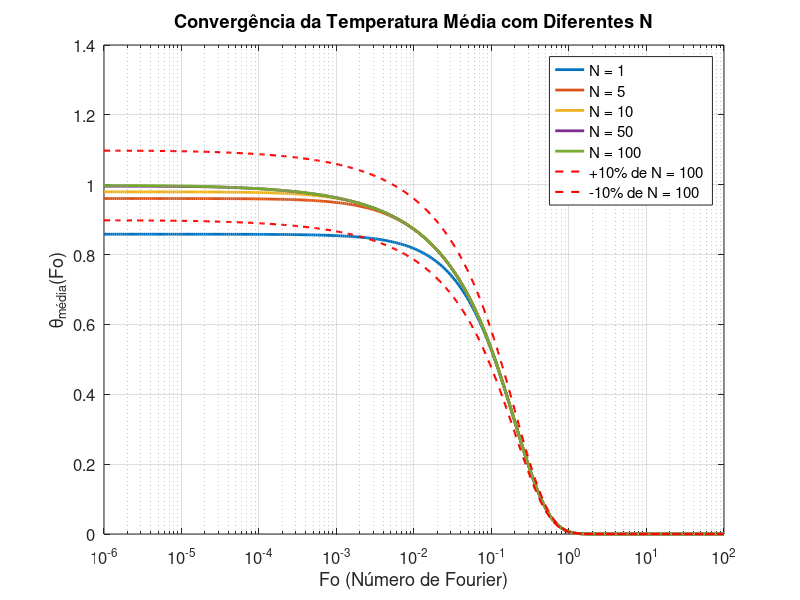

MATLAB code for this plot:
clc; clear; close all;

% Parâmetros fixos
Bi = 1.67;
Fo_vals = logspace(-6, 2 , 300); % ESCALA LOG no tempo
N_values = [1, 5, 10, 50, 100];  % Número de termos

% Função transcendental para autovalores
f = @(mu) mu .* cot(mu) + Bi;

% Pré-calcular autovalores (mu) e coeficientes (Ai)
maxN = max(N_values);
mu = zeros(1, maxN);
Ai = zeros(1, maxN);

for i = 1:maxN
    a = (i-1)*pi + 0.001;
    b = i*pi - 0.001;
    mu(i) = fzero(f, [a, b]);
end

for i = 1:maxN
    num = 2 * (mu(i)^2 + Bi^2) * (1 - cos(mu(i)));
    den = (mu(i)^2 + Bi^2 + Bi) * mu(i);
    Ai(i) = num / den;
end

% Matriz para armazenar a temperatura média para cada N
TempMedia_all = zeros(length(Fo_vals), length(N_values));

% Calcular temperatura média para cada N
for p = 1:length(N_values)
    N = N_values(p);
    TempMedia = zeros(size(Fo_vals));

    for k = 1:N
        TempMedia = TempMedia + ...
            2 * (mu(k)^2 + Bi^2) * (1 - cos(mu(k)))^2 .* exp(-mu(k)^2 * Fo_vals) ...
            / ((mu(k)^2 + Bi^2 + Bi) * mu(k)^2);
    end

    TempMedia_all(:, p) = TempMedia;
end

% Plotar todas as curvas em um único gráfico
figure;
h = semilogx(Fo_vals, TempMedia_all, 'LineWidth', 2); hold on;

% Curvas de +10% e -10% da curva com N = 100
theta_ref = TempMedia_all(:, end);          % curva com N = 100
theta_plus10 = 1.10 * theta_ref;
theta_minus10 = 0.90 * theta_ref;

h_plus = semilogx(Fo_vals, theta_plus10, 'r--', 'LineWidth', 1.5);
h_minus = semilogx(Fo_vals, theta_minus10, 'r--', 'LineWidth', 1.5);

% Legenda com nomes apropriados
leg_labels = arrayfun(@(n) sprintf('N = %d', n), N_values, 'UniformOutput', false);
leg_labels{end+1} = '+10% de N = 100';
leg_labels{end+1} = '-10% de N = 100';
legend([h; h_plus; h_minus], leg_labels, 'Location', 'Best', 'FontSize', 10);

xlabel('Fo (Número de Fourier)', 'FontSize', 12);
ylabel('\theta_{média}(Fo)', 'FontSize', 12);
title('Convergência da Temperatura Média com Diferentes N', 'FontSize', 14);
grid on;
set(gca, 'FontSize', 12);
